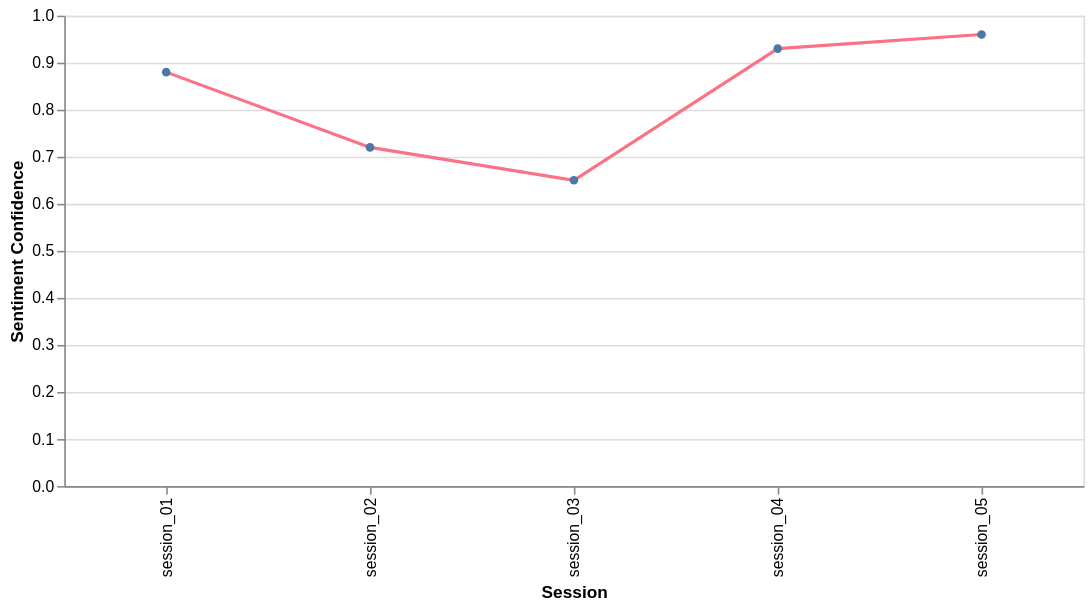

The code cell stored with this chart in its notebook:
### Markdown cell above
## 5. Sentiment Confidence Chart

Show the sentiment model confidence for the same sessions.

### Code cell
sentiment_chart = alt.Chart(example_data).mark_line(point=True, color='#fb7185').encode(
    x=alt.X('sample:N', title='Session'),
    y=alt.Y('sentiment_confidence:Q', title='Sentiment Confidence'),
    tooltip=['sample', 'sentiment', 'sentiment_confidence']
).properties(height=300, width=650)
sentiment_chart

### Figure 1 — Vega-Lite specification as saved in the notebook (floating-point values rounded to 4 significant figures)
{"config": {"view": {"continuousWidth": 300, "continuousHeight": 300}}, "data": {"name": "data-419787bec62d2b70d4de245b356e4305"}, "mark": {"type": "line", "color": "#fb7185", "point": true}, "encoding": {"tooltip": [{"field": "sample", "type": "nominal"}, {"field": "sentiment", "type": "nominal"}, {"field": "sentiment_confidence", "type": "quantitative"}], "x": {"field": "sample", "title": "Session", "type": "nominal"}, "y": {"field": "sentiment_confidence", "title": "Sentiment Confidence", "type": "quantitative"}}, "height": 300, "width": 650, "$schema": "https://vega.github.io/schema/vega-lite/v5.8.0.json", "datasets": {"data-419787bec62d2b70d4de245b356e4305": [{"sample": "session_01", "emotion": "Happy", "emotion_confidence": 91.2, "sentiment": "POSITIVE", "sentiment_confidence": 0.88, "mismatch": false}, {"sample": "session_02", "emotion": "Sad", "emotion_confidence": 79.4, "sentiment": "POSITIVE", "sentiment_confidence": 0.72, "mismatch": true}, {"sample": "session_03", "emotion": "Neutral", "emotion_confidence": 84.0, "sentiment": "NEGATIVE", "sentiment_confidence": 0.65, "mismatch": false}, {"sample": "session_04", "emotion": "Angry", "emotion_confidence": 88.3, "sentiment": "POSITIVE", "sentiment_confidence": 0.93, "mismatch": true}, {"sample": "session_05", "emotion": "Happy", "emotion_confidence": 96.5, "sentiment": "POSITIVE", "sentiment_confidence": 0.96, "mismatch": false}]}}
